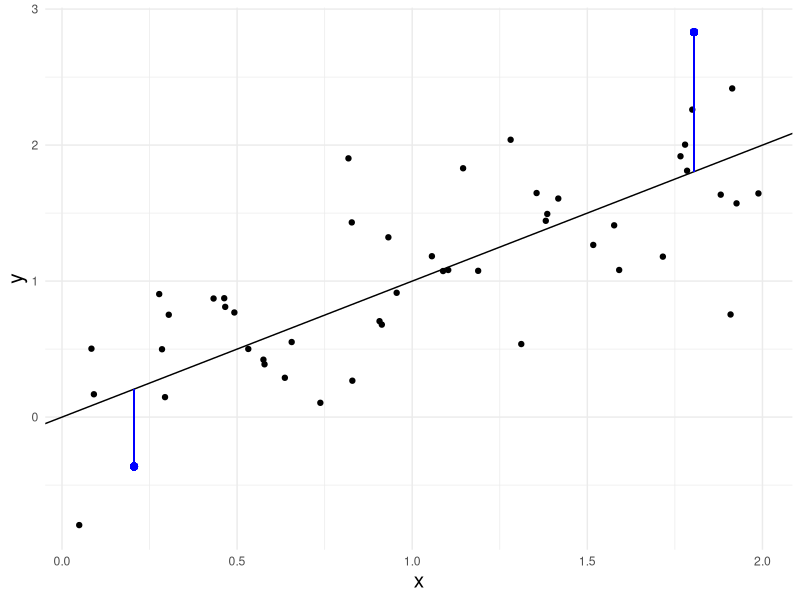
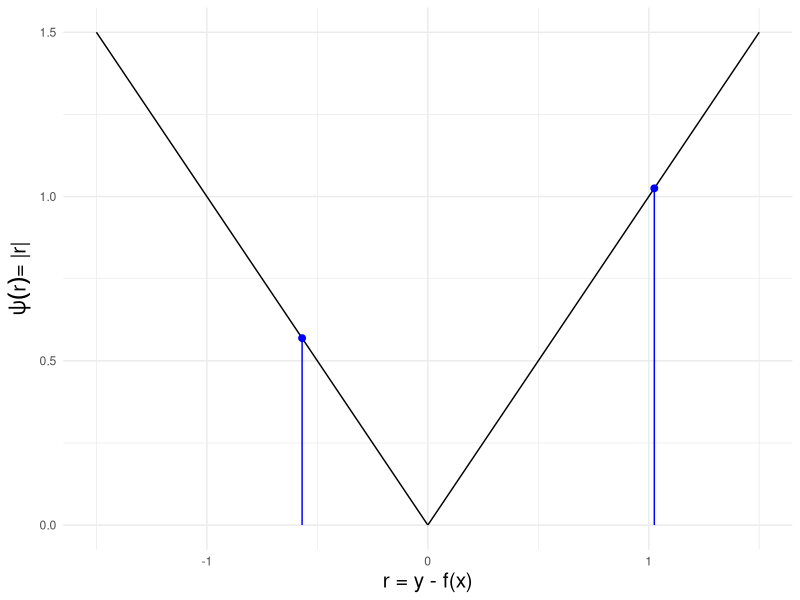
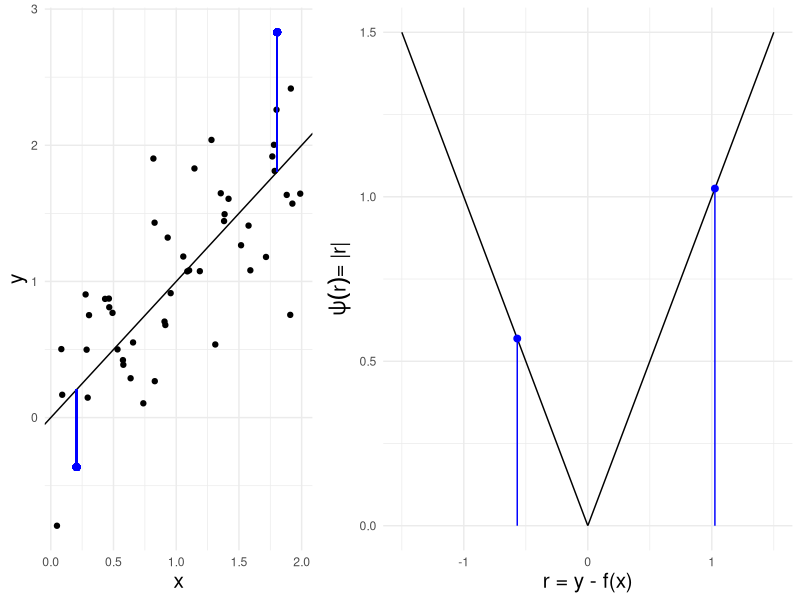

Reproduce these figures in R, in order. (Note: this script raises an error after producing the figures.)
# ------------------------------------------------------------------------------
# FIG: DISTANCE-BASED, TRANSLATION-INVARIANT, SYMMETRIC LOSSES
# ------------------------------------------------------------------------------

library(ggplot2)
library(dplyr)

# DATA -------------------------------------------------------------------------

set.seed(123L)
x <- sort(runif(50L, 0L, 2L))
y <- x + rnorm(length(x), sd = 0.5)
df_1 <- data.frame(x = x, y = y, diff = y - x)

df_2 <- data.frame(x = seq(-1.5, 1.5, length.out = 800L))
df_2$y <- abs(df_2$x)
df_2$z <- (df_2$x)^2

df_3 <- data.frame(x = seq(-1L, 1L, length.out = 800L))
df_3$y <- (df_3$x)^2

# PLOT 1: DISTANCE-BASED -------------------------------------------------------

add_markers <- function(plot, index, negative = TRUE) {

  plot +
    ggplot2::geom_segment(
      mapping = aes(
        x = df_1[index, "x"],
        xend = df_1[index, "x"],
        y = df_1[index, "x"],
        yend = df_1[index, "y"]),
      color = "blue",
      inherit.aes = FALSE) +
      ggplot2::geom_point(
        mapping = aes(
          x = df_1[index, "x"],
          y = df_1[index, "y"]),
        size = 2L,
        color = "blue")

}

add_markers_2 <- function(plot, index, negative = TRUE) {

  plot +
    ggplot2::geom_segment(
      aes(
        x = df_1[index, "diff"],
        xend = df_1[index, "diff"],
        y = 0L,
        yend = abs(df_1[index, "diff"])),
      color = "blue") +
    ggplot2::geom_point(
      mapping = aes(
        x = df_1[index, "diff"],
        y = abs(df_1[index, "diff"])),
      size = 2L,
      color = "blue")

}

p_1 <- ggplot2::ggplot(df_1, aes(x, y)) +
  theme_minimal() +
  geom_point() +
  geom_abline(intercept = 0L, slope = 1L) +
  theme(axis.title = element_text(size = 15L))
p_1 <- p_1 %>%
  add_markers(4L) %>%
  add_markers(45L)

p_2 <- ggplot2::qplot(df_2$x, df_2$y, geom = "line") +
  theme_minimal() +
  xlab("r = y - f(x)") +
  ylab(bquote(paste(psi(r), "= |r|"))) +
  theme(axis.title = element_text(size = 15L))
p_2 <- p_2 %>%
  add_markers_2(4L) %>%
  add_markers_2(45L)

p_3 <- cowplot::plot_grid(
  p_1,
  p_2,
  ncol = 2L,
  align = "h",
  rel_widths = c(0.4, 0.6))

ggplot2::ggsave(
  "../figure/loss_dist_based.png",
  p_2,
  width = 3.5,
  height = 2.6)

# PLOT 2: TRANSLATION-INVARIANT ------------------------------------------------

p_4 <- ggplot2::qplot(df_2$x, df_2$z, geom = "line") +
  theme_minimal() +
  xlab("(y + a) - (f(x) + a))") +
  ylab(bquote(((y + a) - (f(x) + a))**2)) +
  theme(axis.title = element_text(size = 15L))

ggplot2::ggsave(
  "../figure/loss_transl_inv.png",
  p_4,
  width = 3.5,
  height = 3.2)

# PLOT 3: SYMMETRIC ------------------------------------------------------------

p_5 <- ggplot2::qplot(df_3$x, df_3$y, geom = "line") +
  theme_minimal() +
  xlab(bquote(pi(x) - y)) +
  ylab(bquote((pi(x) - y)**2)) +
  theme(axis.title = element_text(size = 15L))

p_6 <- ggplot2::qplot(df_3$x, df_3$y, geom = "line") +
  theme_minimal() +
  xlab(bquote(y - pi(x))) +
  ylab(bquote((y - pi(x))**2)) +
  theme(axis.title = element_text(size = 15L))

p_7 <- cowplot::plot_grid(p_5, p_6, ncol = 2L, align = "h")

ggplot2::ggsave(
  "../figure/loss_symmetric.png",
  p_7,
  width = 5L,
  height = 3L)


# PLOT 4: L1 vs L2

df_2_plus <- rbind(
  data.frame(x = df_2$x, L = df_2$y, Loss = "L1"),
  data.frame(x = df_2$x, L = df_2$z, Loss = "L2")
)

p_8 <- ggplot(df_2_plus, aes(x = x, y = L, color = Loss)) +
  theme_minimal() + geom_line() +
  xlab("r = y - f(x)") +
  ylab("L") +
  theme(axis.title = element_text(size = 15L),
    legend.title = element_text(size=15), #change legend title font size
    legend.text = element_text(size=13))

#  scale_colour_manual(values=c("#b3cdce", "#e3753a"))

ggplot2::ggsave(
  "../figure/loss_l1_l2.png",
  p_8,
  width = 5L,
  height = 3L)
